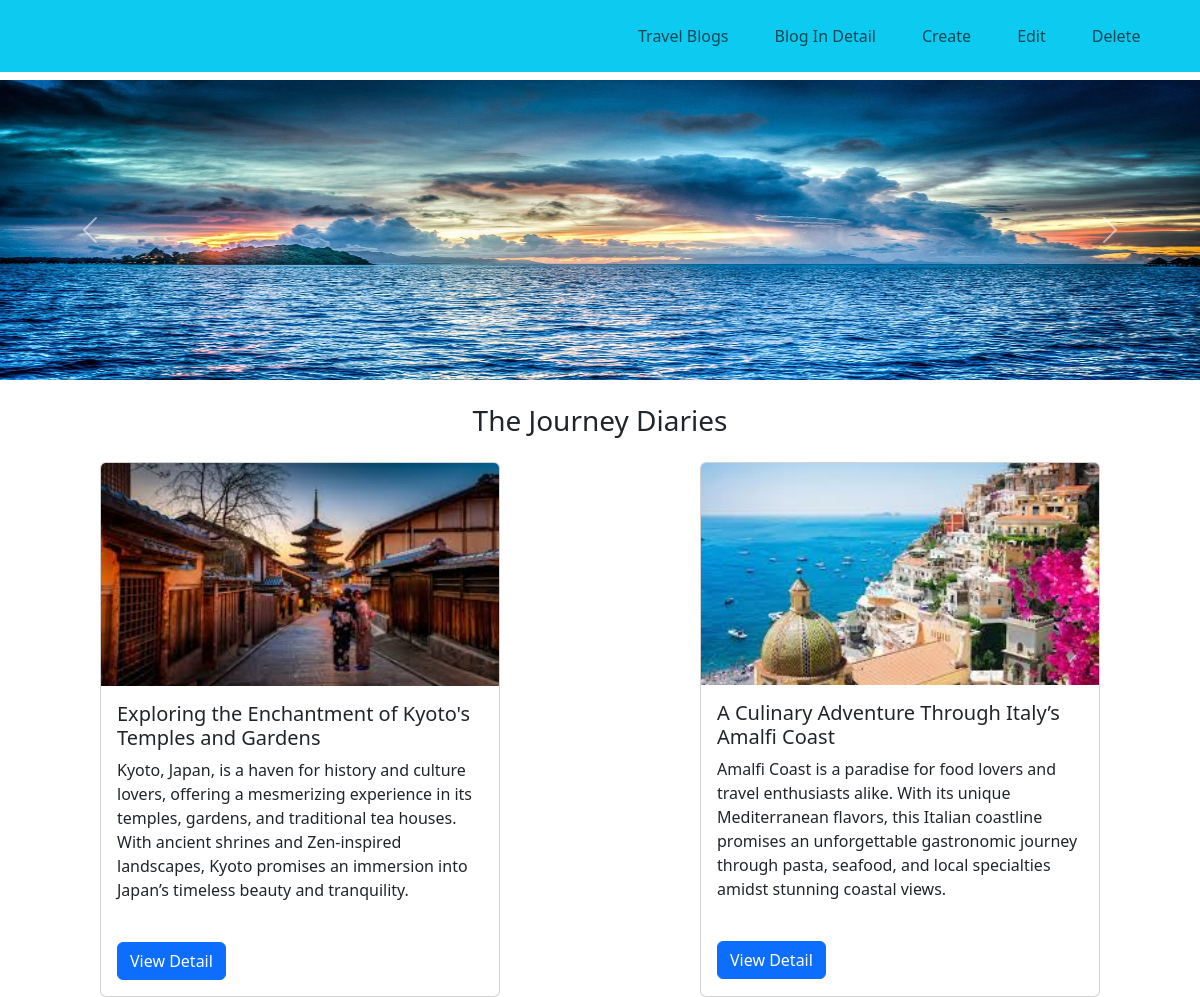
The page / on the database its author committed.
### appblog/models.py (models this page shows, shortened)
class Post(models.Model):
    id = models.BigAutoField(primary_key=True)
    title = models.CharField(max_length=500)
    title_content = models.TextField(max_length=5000, default=True)
    content = models.TextField(max_length=5000)
    date = models.DateField(auto_now=True)
    author = models.CharField(max_length=300)
    img=models.ImageField(upload_to='Travel', default='default_image.jpg')

### appblog/views.py (the view)
# urls.py: path('',ListBlog.as_view(), name='home'),
class ListBlog(ListView):
    model=Post
    template_name='home.html'
    context_object_name='blg'

### appblog/templates/home.html (shortened to what this page needs)
{% extends 'nav.html' %}
{% block content %}
{% load static %}
<!doctype html>
<html lang="en">
  <head>
    <link href="https://cdn.jsdelivr.net/npm/bootstrap@5.3.3/dist/css/bootstrap.min.css" rel="stylesheet">
  </head>
  <body>
     <div id="carouselExampleFade" class="carousel slide carousel-fade">
        <div class="carousel-inner">
          <div class="carousel-item active">
            <img src="{% static '../static/images/images1.jpg' %}" class="d-block w-100" alt="..." width="100%" height="300px" >
          </div>
        </div>
        <button class="carousel-control-prev" type="button" data-bs-target="#carouselExampleFade" data-bs-slide="prev">
          <span class="carousel-control-prev-icon" aria-hidden="true"></span>
        </button>
        <button class="carousel-control-next" type="button" data-bs-target="#carouselExampleFade" data-bs-slide="next">
          <span class="carousel-control-next-icon" aria-hidden="true"></span>
        </button>
      </div>
      <br><h3 style="margin: 0 auto; width: fit-content;">The Journey Diaries</h3><br>
      <div class="card-container">
      {% for i in blg %}
        <div class="card" style="width: 400px;">
            <img src="{{ i.img.url }}" class="card-img-top" alt="...">
            <div class="card-body">
            <h5 class="card-title">{{i.title}}</h5>
            <p class="card-text">{{i.title_content}}</p><br>
            <a href="{% url 'detail' i.id %}" class="btn btn-primary">View Detail</a>
            </div>
        </div>
     {% endfor %}
    </div>
  </body>
</html>
{% endblock %}

### appblog/templates/nav.html (shortened to what this page needs)
<!doctype html>
<html lang="en">
  <head>
    <link href="https://cdn.jsdelivr.net/npm/bootstrap@5.3.3/dist/css/bootstrap.min.css" rel="stylesheet">
  </head>
  <body>
    <nav class="navbar navbar-expand-lg p-3 mb-2 bg-info text-dark">
        <div class="container-fluid">
          <div class="collapse navbar-collapse" id="navbarNavDropdown">
            <ul class="navbar-nav">
              <li class="nav-item">
                <a class="nav-link" href="{% url 'home' %}">Travel Blogs</a>
              </li>
              <li class="nav-item">
                <a class="nav-link" href="{% url 'detail' 1 %}">Blog In Detail</a>
              </li>
              <li class="nav-item">
                <a class="nav-link" href="{% url 'create' %}">Create</a>
              </li>
              <li class="nav-item">
                <a class="nav-link" href="{% url 'edit' 1 %}">Edit</a>
              </li>
              <li class="nav-item">
                <a class="nav-link" href="{% url 'delete' 1%}">Delete</a>
              </li>
            </ul>
          </div>
        </div>
      </nav>
  </body>
</html>
{% block content %}
{% endblock %}

### appblog/templates/nav.html (style rules this page uses)
ul { margin-left: 50%; }
li { padding-left: 30px; }

### appblog/templates/home.html (style rules this page uses)
.card-container { width: 100%; display: flex; flex-direction: row; justify-content: space-around; }

### rows shown on the page
Post: img (picture), title "Exploring the Enchantment of Kyoto's Temples and Gardens", title_content "Kyoto, Japan, is a haven for history and culture lovers, offering a mesmerizing experience in its temples, gardens, and traditional tea houses. With ancient shrines and Zen-inspired landscapes, Kyoto promises an immersion into Japan’s timeless beauty and tranquility."
Post: img (picture), title "A Culinary Adventure Through Italy’s Amalfi Coast", title_content "Amalfi Coast is a paradise for food lovers and travel enthusiasts alike. With its unique Mediterranean flavors, this Italian coastline promises an unforgettable gastronomic journey through pasta, seafood, and local specialties amidst stunning coastal views."
